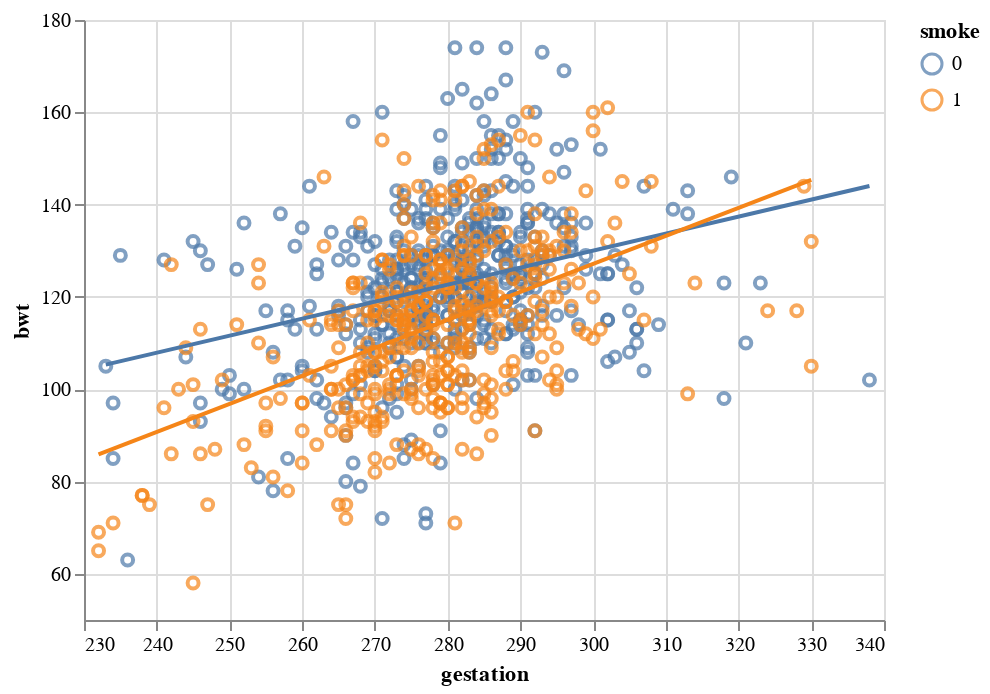

The notebook cell this image was saved under:
### Code cell
smoke_plot = (
    alt.Chart(smoking1)
    .mark_point()
    .encode(
        x=alt.X("gestation", scale=alt.Scale(zero=False)),
        y=alt.Y("bwt", scale=alt.Scale(zero=False)),
        color='smoke:N',
    )
)

smoke_plot + smoke_plot.transform_regression(
    "gestation", "bwt", groupby=['smoke']
).mark_line()

### Figure 1 — Vega-Lite specification as saved in the notebook (floating-point values rounded to 4 significant figures; data arrays with more than 128 entries replaced by an {"elided": "..."} marker saying what was removed)
{"config": {"view": {"continuousWidth": 400, "continuousHeight": 300}}, "layer": [{"mark": "point", "encoding": {"color": {"field": "smoke", "type": "nominal"}, "x": {"field": "gestation", "scale": {"zero": false}, "type": "quantitative"}, "y": {"field": "bwt", "scale": {"zero": false}, "type": "quantitative"}}}, {"mark": "line", "encoding": {"color": {"field": "smoke", "type": "nominal"}, "x": {"field": "gestation", "scale": {"zero": false}, "type": "quantitative"}, "y": {"field": "bwt", "scale": {"zero": false}, "type": "quantitative"}}, "transform": [{"on": "gestation", "regression": "bwt", "groupby": ["smoke"]}]}], "data": {"name": "data-d749e209676a3b2e490c02233b739373"}, "$schema": "https://vega.github.io/schema/vega-lite/v4.17.0.json", "datasets": {"data-d749e209676a3b2e490c02233b739373": {"elided": "862 records"}}}
